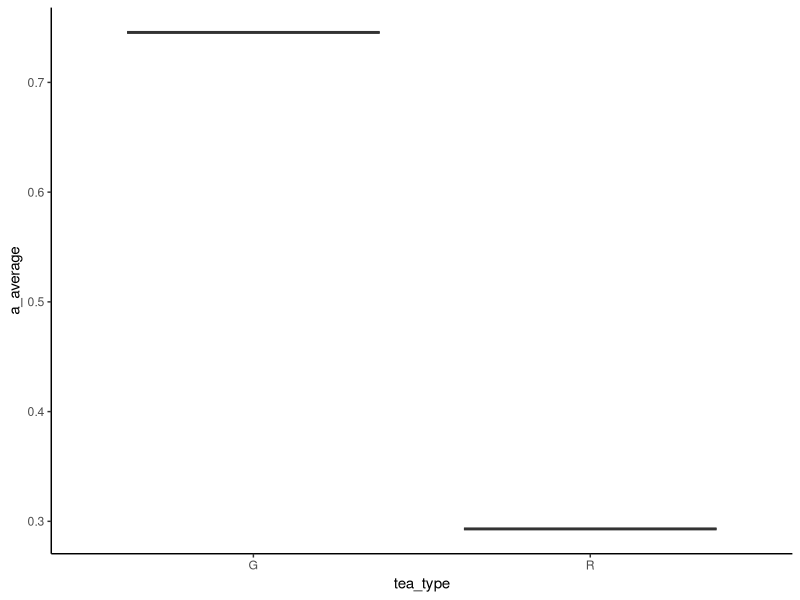
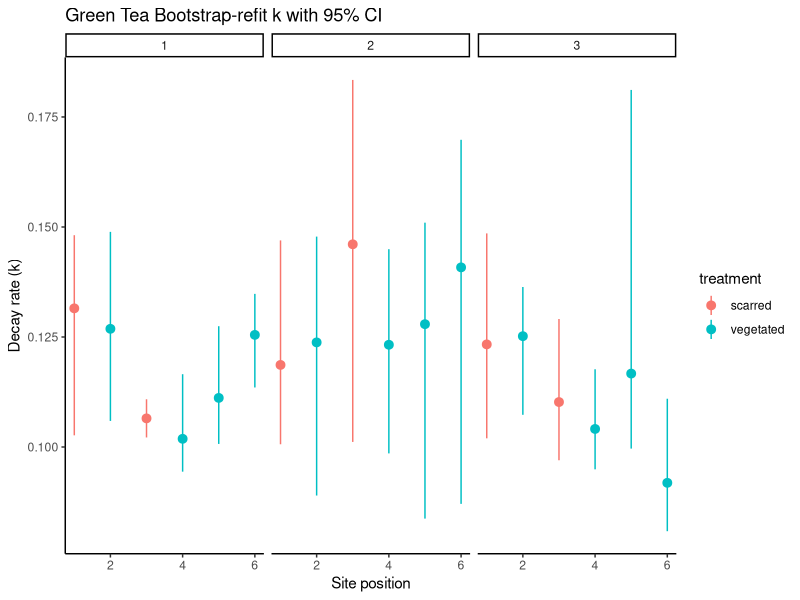
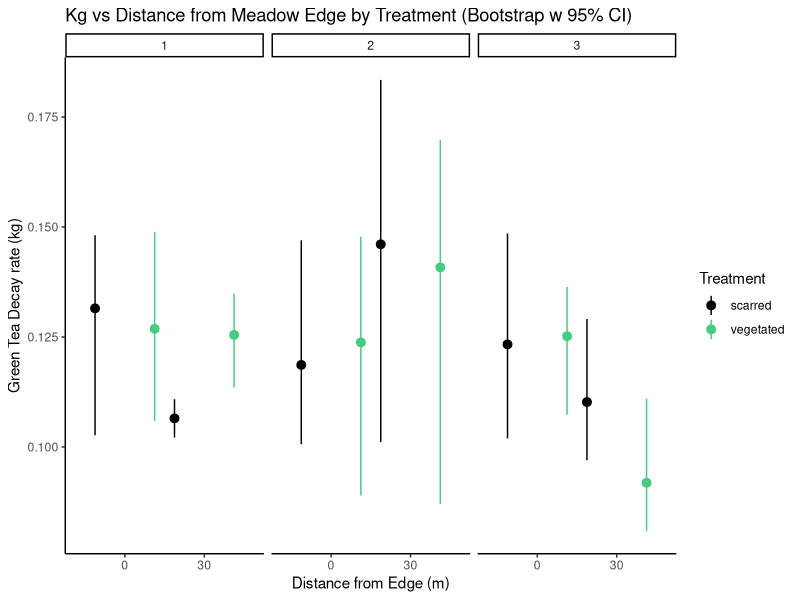
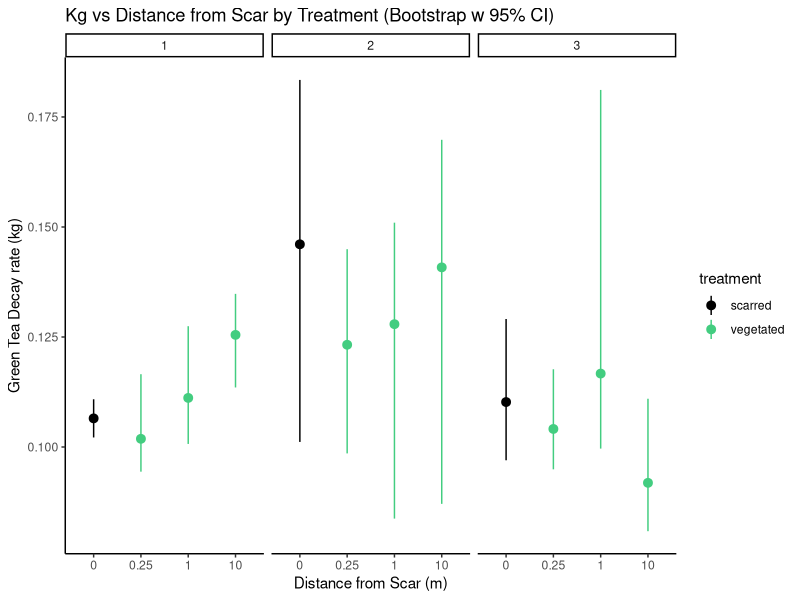
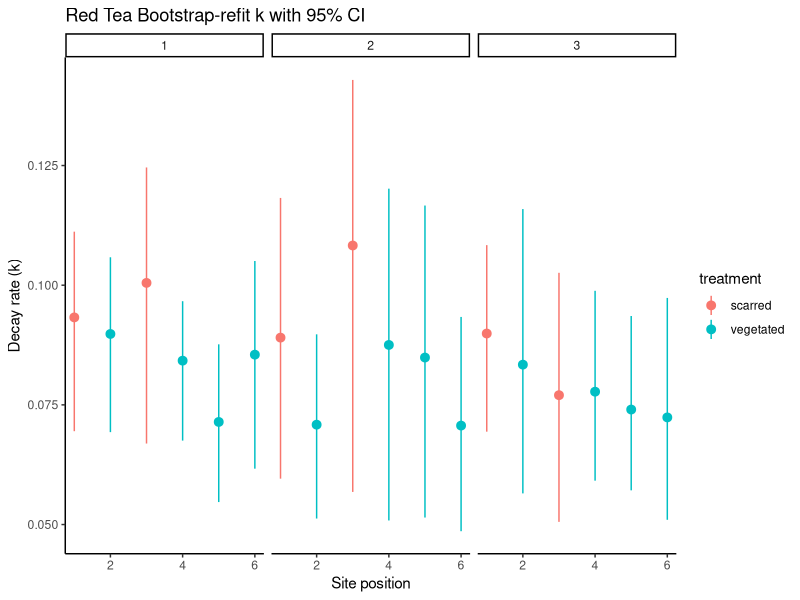
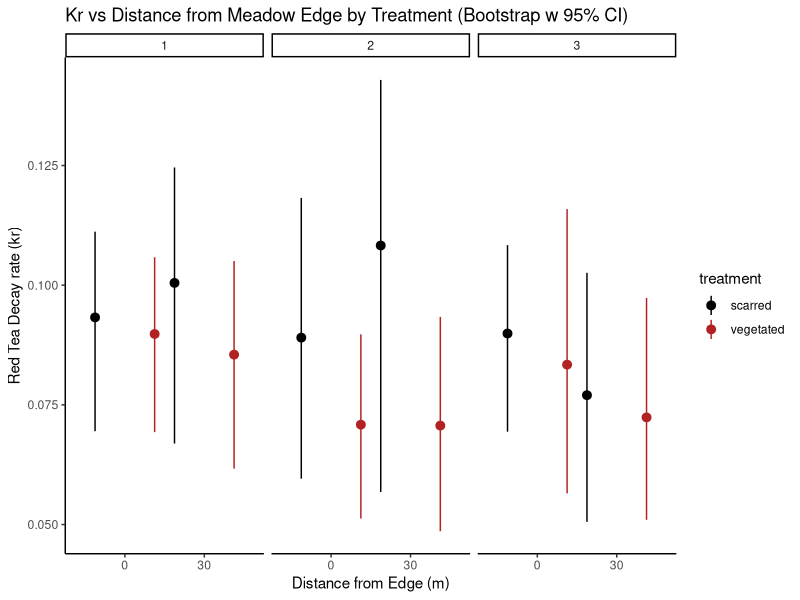
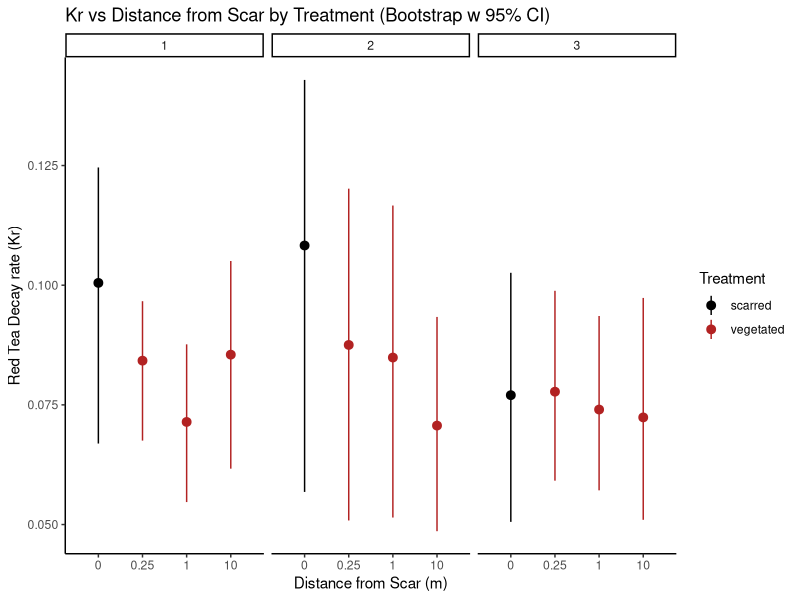

These figures' R source, in order:
#Bootstrapping decomp data
library(dplyr)
library(minpack.lm)
library(ggplot2)
library(purrr)

#Set working directory 
setwd("C:/Users/maddy/Box/Propeller Scar Decomp 2025/Data/CSV Data Files")


#PSD25 Decomposition values
decomp <- read.csv("PSD25_decomposition.csv", header = TRUE)

# Read in site data to group by other variables in site dataframe
site_data <- read.csv("PSD25_site_data.csv")

#Create column for remaining tea only - no bag weight included (0.21g)
decomp <- decomp %>%
  mutate(final_tea_dw_g = final_tb_dw_g - empty_bag_weight_g)

# calculate se and mean for tea_decomp
se <- function(x) sd(x, na.rm = TRUE) / sqrt(length((x)))

#Join in site data to decomp df
decomp <- decomp %>%
  left_join(site_data %>% select(site_id, treatment, 
                                 distance_from_scar_m, distance_from_edge_m), 
            by = "site_id")

#create column for mass fraction/proportion at each time point
decomp <- decomp %>%
  mutate(tea_dw_proportion = final_tea_dw_g/initial_tea_dw_g)

#Find decomposable fraction using t7 mass (where the curve starts to 
#level out in all plots). This fraction represents 
#the portion of tea that is labile and easily decomposable

decomp_a_value <- decomp %>%
  filter(time_interval_wks == "t7") %>%
  mutate(a = (1 - tea_dw_proportion))

#Create average a value for each tea type to use in equation
decomp_a_value <- decomp_a_value %>%
  group_by(tea_type) %>%
  summarise(a_average = mean(a, na.rm = TRUE), .groups = "drop")

#join average a values back into decomp df
decomp <- decomp %>%
  left_join(decomp_a_value %>% select(tea_type, a_average), 
            by = c("tea_type"))

#Visualize distribution of a values by tea type 
decomp_a_value %>%
  ggplot(aes(tea_type, a_average)) +
  geom_boxplot() +
  theme_classic()
#A values are very tight by tea type, not a lot of variation. For now use a single
#a value in formulas per tea type (might change at 6 month point)

#Filter for green tea data only 
green_model_data <- decomp %>%
  filter(tea_type == "G")

#Remove single row with tea bag note that says "do not use" due to tea 
#loss during cleaning
green_model_data <- subset(green_model_data, sample_ID != "PSD25_S1.2_t7_B_G")


#Create function to fit k to green tea
fit_k_once <- function(df) {
  df <- df %>% filter(!is.na(tea_dw_proportion))
  if (nrow(df) < 3) return(NA_real_) #requires at least 3 mass loss values to calculate k 
  a_val <- unique(df$a_average) #pulling labile portion (a) for green tea 
  if (length(a_val) != 1) return(NA_real_)
  fit <- tryCatch( #fit k using mass loss values at each timepoint plus a to account for labile proportion
    nlsLM(
      tea_dw_proportion ~ a_val * exp(-k * total_deployment_time_days) + (1 - a_val),
      data = df,
      start = list(k = 0.1),
      lower = 0,
      control = nls.lm.control(maxiter = 200)
    ),
    error = function(e) NULL
  )
  if (is.null(fit)) return(NA_real_) #return na rather than crashing if fit can't be calculated
  coef(fit)[["k"]]
}

#Run bootstrap for various green tea proportion dw grouped by site*site_position 
#to get a range of kg values
set.seed(123)
n_boot <- 1000

green_k_boot_refit <- green_model_data %>%
  group_by(site, site_position) %>%
  group_modify(~ {
    df <- .x
    n <- nrow(df)
    tibble(
      k_boot = replicate(n_boot, {
        df_boot <- df[sample(seq_len(n), replace = TRUE), ]
        fit_k_once(df_boot)
      })
    )
  }) %>%
  ungroup()


#group kg values by site*site position and find kg mean, sd, and CI's
green_k_boot_summary <- green_k_boot_refit %>%
  group_by(site, site_position) %>%
  summarise(
    k_mean = mean(k_boot, na.rm = TRUE),
    k_sd   = sd(k_boot, na.rm = TRUE),
    k_lwr  = quantile(k_boot, 0.025, na.rm = TRUE),
    k_upr  = quantile(k_boot, 0.975, na.rm = TRUE),
    n_fail = sum(is.na(k_boot)),
    .groups = "drop"
  )
green_k_boot_summary

#Join in site data
green_k_boot_summary <- green_k_boot_summary %>%
  left_join(site_data %>% select(site, site_position, treatment, distance_from_edge_m,
                                 distance_from_scar_m),
            by = c("site", "site_position"))

green_k_boot_refit <- green_k_boot_refit %>%
  left_join(site_data %>% select(site, site_position, treatment, distance_from_edge_m,
                                 distance_from_scar_m),
            by = c("site", "site_position"))

#Make treatment and distance factors to compare across groups
green_k_boot_summary <- green_k_boot_summary %>%
  mutate(treatment = as.factor(treatment),
         distance_from_edge_m = as.factor(distance_from_edge_m),
         distance_from_scar_m = as.factor(distance_from_scar_m))

green_k_boot_refit <- green_k_boot_refit %>%
  mutate(treatment = as.factor(treatment),
         distance_from_edge_m = as.factor(distance_from_edge_m),
         distance_from_scar_m = as.factor(distance_from_scar_m))

#Plot green k value CI's and mean across all sites and positions
ggplot(green_k_boot_summary,
       aes(x = site_position, y = k_mean,
           ymin = k_lwr, ymax = k_upr, color = treatment)) +
  geom_pointrange() +
  facet_wrap(~ site) +
  theme_classic() +
  labs(
    x = "Site position",
    y = "Decay rate (k)",
    title = "Green Tea Bootstrap-refit k with 95% CI"
  )

#Create df to compare edge vs interior for kg (using bootstrapped k values, 
#not summary stats)
green_k_boot_edge <- green_k_boot_refit %>%
  filter(distance_from_scar_m == c("0", "10"))


delta_kg_edge <- green_k_boot_edge %>%
  group_by(site, treatment) %>%  # only group by site
  group_modify(~ {
    vals_edge     <- .x %>% filter(distance_from_edge_m == "0") %>% pull(k_boot)
    vals_interior <- .x %>% filter(distance_from_edge_m == "30") %>% pull(k_boot)
    
    delta <- outer(vals_edge, vals_interior, `-`) %>% as.vector()
    
    tibble(
      median_delta = median(delta, na.rm = TRUE),
      lwr = quantile(delta, 0.025, na.rm = TRUE),
      upr = quantile(delta, 0.975, na.rm = TRUE),
      prob_edge_higher = mean(delta > 0, na.rm = TRUE)
    )
  }) %>%
  ungroup()
delta_kg_edge


#create summary dataset to view k value mean and distributions by group
green_k_boot_edge_summary <- green_k_boot_summary %>%
  filter(distance_from_scar_m == c("0", "10"))

ggplot(green_k_boot_edge_summary,
       aes(x = distance_from_edge_m, y = k_mean,
           ymin = k_lwr, ymax = k_upr, color = treatment)) +
  geom_pointrange(position = position_dodge(width = 1.5)) +
  facet_wrap(~ site) +
  scale_color_manual(
    values = c(scarred = "black", vegetated = "seagreen3")) +
  theme_classic() +
  labs(
    x = "Distance from Edge (m)",
    y = "Green Tea Decay rate (kg)",
    title = "Kg vs Distance from Meadow Edge by Treatment (Bootstrap w 95% CI)",
    color = "Treatment"
  )

#Create df to compare green tea scar vs distance for kg (using bootstrapped k values, 
#not summary stats)
green_k_boot_scar <- green_k_boot_refit %>%
  filter(distance_from_edge_m == "30")

#Calculate the change in k, grouped by site and distance from scar 
delta_kg_scar <- green_k_boot_scar %>%
  filter(distance_from_scar_m != 0) %>% #filter out 0m (scar) since this is the values we're comparing kr to
  group_by(site, distance_from_scar_m) %>% #give output for each site*distance grouping
  group_modify(~ {
    scar_vals <- green_k_boot_scar %>%
      filter(site == .y$site,
             distance_from_scar_m == 0) %>% 
      pull(k_boot) #pull scar kr values from every site - pulled from kr bootstrap values
    tibble(
      delta_kg = scar_vals - .x$k_boot #difference between scar kr bootstrap values and values at all other sites and distances
    )
  }) %>%
  ungroup()

#create summary table of kr values comparing distance from scar
delta_kg_scar_summary <- delta_kg_scar %>%
  group_by(site, distance_from_scar_m) %>%
  summarise(
    median_delta = median(delta_kg, na.rm = TRUE),
    lwr = quantile(delta_kg, 0.025, na.rm = TRUE),
    upr = quantile(delta_kg, 0.975, na.rm = TRUE),
    prob_scar_higher = mean(delta_kg > 0, na.rm = TRUE),
    .groups = "drop"
  )

delta_kg_scar_summary
#Very inconsistent - sometimes the scar is higher, sometimes the vegetation at 
#various distances is higher. No clear trend in distance or treatment across sites

#create summary df to view scar vs distances adjacent to scar 
green_k_boot_scar_summary <- green_k_boot_summary %>%
  filter(distance_from_edge_m == "30")


ggplot(green_k_boot_scar_summary,
       aes(x = factor(distance_from_scar_m,
                      levels = c(0, 0.25, 1, 10)),
           y = k_mean,
           ymin = k_lwr, ymax = k_upr,
           color = treatment)) +
  geom_pointrange(position = position_dodge(width = 0.6)) +
  scale_color_manual(
    values = c(scarred = "black", vegetated = "seagreen3")
  ) +
  facet_wrap(~ site) +
  theme_classic() +
  labs(
    x = "Distance from Scar (m)",
    y = "Green Tea Decay rate (kg)",
    title = "Kg vs Distance from Scar by Treatment (Bootstrap w 95% CI)"
  )



####Repeat bootstrapping process with red tea
red_model_data <- decomp %>%
  filter(tea_type == "R")

#Remove rows that have holes/tears causing abnormal weights (s2.3 had multiple bags
#that was causing a range of k values that were extreme outliers compared to all other
#red tea)
red_model_data <- red_model_data %>%
  filter(!sample_ID %in% c("PSD25_S2.3_t7_C_R", "PSD25_S2.3_t2_A_R",
                           "PSD25_S2.3_t4_B_R"))

#Create function to fit k to green tea
fit_k_once <- function(df) {
  df <- df %>% filter(!is.na(tea_dw_proportion))
  if (nrow(df) < 3) return(NA_real_) #requires at least 3 mass loss values at diff time points
  a_val <- unique(df$a_average) #pulling labile portion (a) for red tea 
  if (length(a_val) != 1) return(NA_real_)
  fit <- tryCatch( #fit k using mass loss values at each timepoint plus a to account for labile proportion
    nlsLM(
      tea_dw_proportion ~ a_val * exp(-k * total_deployment_time_days) + (1 - a_val),
      data = df,
      start = list(k = 0.1),
      lower = 0,
      control = nls.lm.control(maxiter = 200)
    ),
    error = function(e) NULL
  )
  if (is.null(fit)) return(NA_real_)
  coef(fit)[["k"]]
}

#Run bootstrap for every k grouped by site*site_position to get a range of k values
set.seed(123)
n_boot <- 1000

red_k_boot_refit <- red_model_data %>%
  group_by(site, site_position) %>%
  group_modify(~ {
    df <- .x
    n <- nrow(df)
    tibble(
      k_boot = replicate(n_boot, {
        df_boot <- df[sample(seq_len(n), replace = TRUE), ]
        fit_k_once(df_boot)
      })
    )
  }) %>%
  ungroup()


#group k values by site*site position and find kg mean, sd, and CI's
red_k_boot_summary <- red_k_boot_refit %>%
  group_by(site, site_position) %>%
  summarise(
    k_mean = mean(k_boot, na.rm = TRUE),
    k_sd   = sd(k_boot, na.rm = TRUE),
    k_lwr  = quantile(k_boot, 0.025, na.rm = TRUE),
    k_upr  = quantile(k_boot, 0.975, na.rm = TRUE),
    n_fail = sum(is.na(k_boot)),
    .groups = "drop"
  )

#Join in site data
red_k_boot_summary <- red_k_boot_summary %>%
  left_join(site_data %>% select(site, site_position, treatment, distance_from_edge_m,
                                 distance_from_scar_m),
            by = c("site", "site_position"))

red_k_boot_refit <- red_k_boot_refit %>%
  left_join(site_data %>% select(site, site_position, treatment, distance_from_edge_m,
                                 distance_from_scar_m),
            by = c("site", "site_position"))

#Make treatment and distances factors (groups of interest for comparison)
red_k_boot_summary <- red_k_boot_summary %>%
  mutate(treatment = as.factor(treatment),
         distance_from_edge_m = as.factor(distance_from_edge_m),
         distance_from_scar_m = as.factor(distance_from_scar_m))

red_k_boot_refit <- red_k_boot_refit %>%
  mutate(treatment = as.factor(treatment),
         distance_from_edge_m = as.factor(distance_from_edge_m),
         distance_from_scar_m = as.factor(distance_from_scar_m))

#Plot red k value CI's and mean for all sites and positions (summary)
ggplot(red_k_boot_summary,
       aes(x = site_position, y = k_mean,
           ymin = k_lwr, ymax = k_upr, color = treatment)) +
  geom_pointrange() +
  facet_wrap(~ site) +
  theme_classic() +
  labs(
    x = "Site position",
    y = "Decay rate (k)",
    title = "Red Tea Bootstrap-refit k with 95% CI"
  )

#Create df to compare stats for kr between edge and interior meadow
red_k_boot_edge <- red_k_boot_refit %>%
  filter(distance_from_scar_m == c("0", "10"))

delta_kr_edge <- red_k_boot_edge %>%
  group_by(site, treatment) %>%  # only group by site
  group_modify(~ {
    vals_edge     <- .x %>% filter(distance_from_edge_m == "0") %>% pull(k_boot)
    vals_interior <- .x %>% filter(distance_from_edge_m == "30") %>% pull(k_boot)
    
    delta <- outer(vals_edge, vals_interior, `-`) %>% as.vector()
    
    tibble(
      median_delta = median(delta, na.rm = TRUE),
      lwr = quantile(delta, 0.025, na.rm = TRUE),
      upr = quantile(delta, 0.975, na.rm = TRUE),
      prob_edge_higher = mean(delta > 0, na.rm = TRUE)
    )
  }) %>%
  ungroup()
delta_kr_edge


#Create df to visualize differences in kr between edge and interior meadow
red_k_boot_edge_summary <- red_k_boot_summary %>%
  filter(distance_from_scar_m == c("0", "10"))

ggplot(red_k_boot_edge_summary,
       aes(x = distance_from_edge_m, y = k_mean,
           ymin = k_lwr, ymax = k_upr, color = treatment)) +
  geom_pointrange(position = position_dodge(width = 1.5)) +
  scale_color_manual(
    values = c(scarred = "black", vegetated = "firebrick") 
  ) +
  facet_wrap(~ site) +
  theme_classic() +
  labs(
    x = "Distance from Edge (m)",
    y = "Red Tea Decay rate (kr)",
    title = "Kr vs Distance from Meadow Edge by Treatment (Bootstrap w 95% CI)"
  )

#create df to statistically compare kr between scar and meadow 
red_k_boot_scar <- red_k_boot_refit %>%
  filter(distance_from_edge_m == "30")

#Calculate the change in k, grouped by site and distance from scar 
delta_kr_scar <- red_k_boot_scar %>%
  filter(distance_from_scar_m != 0) %>% #filter out 0m (scar) since this is the values we're comparing kr to
  group_by(site, distance_from_scar_m) %>% #give output for each site*distance grouping
  group_modify(~ {
    scar_vals <- red_k_boot_scar %>%
      filter(site == .y$site,
             distance_from_scar_m == 0) %>% 
      pull(k_boot) #pull scar kr values from every site - pulled from kr bootstrap values
    tibble(
      delta_kr = scar_vals - .x$k_boot #difference between scar kr bootstrap values and values at all other sites and distances
    )
  }) %>%
  ungroup()

#create summary table of kr values comparing distance from scar
delta_kr_scar_summary <- delta_kr_scar %>%
  group_by(site, distance_from_scar_m) %>%
  summarise(
    median_delta = median(delta_kr, na.rm = TRUE),
    lwr = quantile(delta_kr, 0.025, na.rm = TRUE),
    upr = quantile(delta_kr, 0.975, na.rm = TRUE),
    prob_scar_higher = mean(delta_kr > 0, na.rm = TRUE),
    .groups = "drop"
  )

delta_kr_scar_summary
#Median delta shows the effect size, prop_scar_higher is the probability of all bootstraped kr's for that pairing (site * distance) will be higher in scar 

#Create df to visualize differences between scar vs meadow for kr
red_k_boot_scar_summary <- red_k_boot_summary %>%
  filter(distance_from_edge_m == "30")

ggplot(red_k_boot_scar_summary,
       aes(x = factor(distance_from_scar_m,
                      levels = c(0, 0.25, 1, 10)), y = k_mean,
           ymin = k_lwr, ymax = k_upr, color = treatment)) +
  geom_pointrange(position = position_dodge(width = 1.5)) +
  scale_color_manual(
    values = c(scarred = "black", vegetated = "firebrick") 
  ) +
  facet_wrap(~ site) +
  theme_classic() +
  labs(
    x = "Distance from Scar (m)",
    y = "Red Tea Decay rate (Kr)",
    title = "Kr vs Distance from Scar by Treatment (Bootstrap w 95% CI)",
    color = "Treatment"
  )
